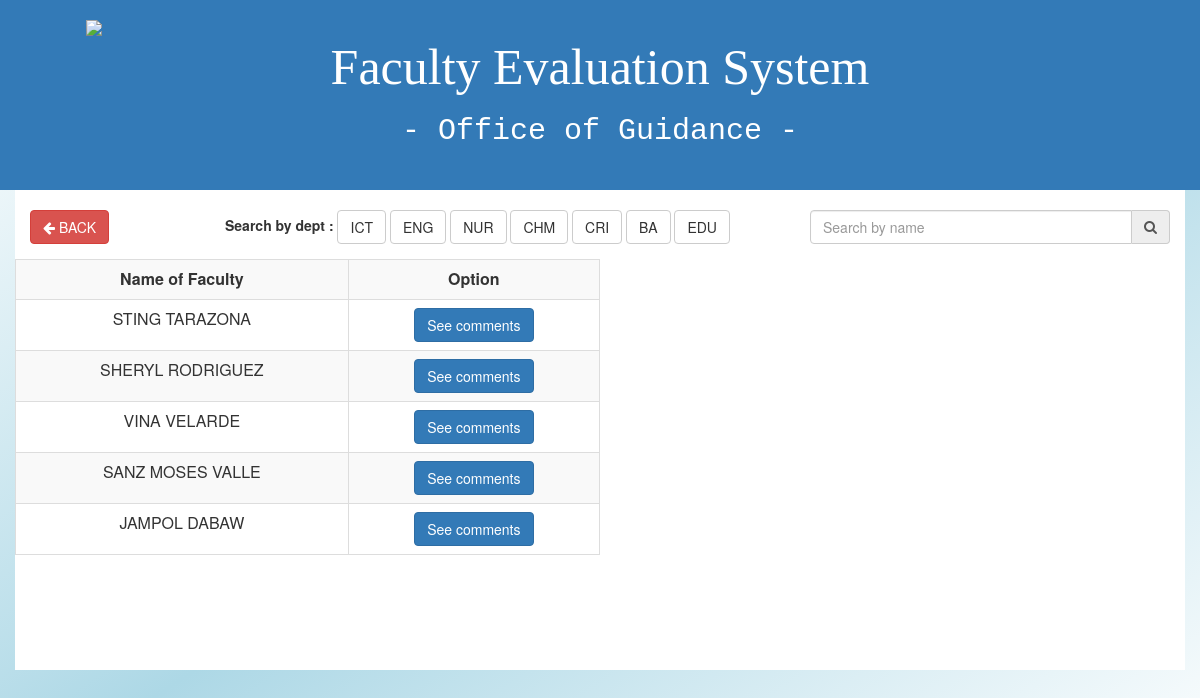
The app's page /comments.php, older data.
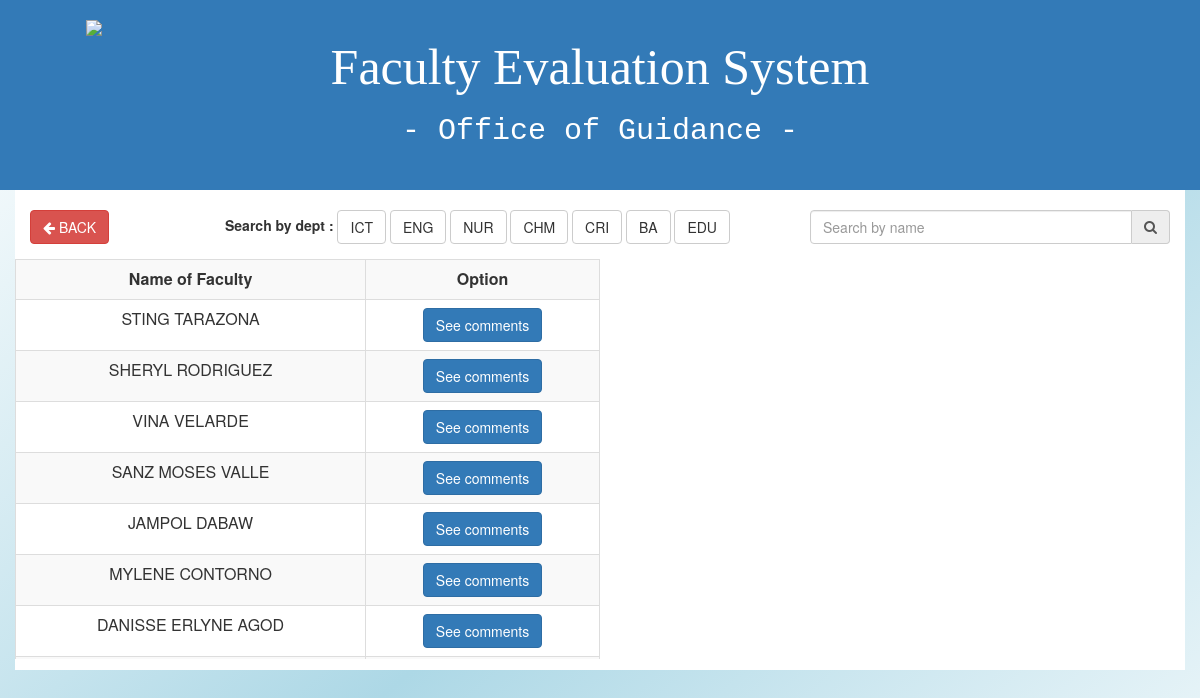
The same page, newer data.
### tables this page shows
CREATE TABLE `overall` (
  `id` int(11) NOT NULL,
  `teacher` varchar(100) NOT NULL,
  `score` int(11) NOT NULL,
  `students` int(11) NOT NULL,
  `grade` varchar(3) NOT NULL,
  `description` varchar(50) NOT NULL
);

### functions/function.php (called while the page is built, shortened)
<?php
 function connect(){
 	$db = new PDO("mysql:host=localhost;dbname=scheduling_system","root","");
 	return $db;
 }
function getoverall(){
  $dbs = connect();
  $query = $dbs->prepare("SELECT * from overall");
  $query->execute();
  return $results = $query->fetchAll(PDO::FETCH_OBJ);
}
?>

### comments.php (the view, shortened to what this page needs)
<?php
include 'functions/function.php';
$results = getoverall();
 ?>
<html>
<head>
<link href="style/bootstrap.min.css" rel="stylesheet">
<link rel="stylesheet" href="style/css/font-awesome.min.css" type="text/css">
<link href="style/master.css" rel="stylesheet">
</head>
<body style="background:linear-gradient(to bottom right,white,lightblue,white); height:100%">
  <header>
    <div class="container-fluid bg-primary">
      <div class="row">
        <div class="container" style="padding: 20px 0px;">
          <div class="col-md-3">
            <div class="box">
                <img class="img-responsive" src="./images/logo.png">
            </div>
          </div>
          <div class="col-md-6 text-center">
              <h1 class="font"> Faculty Evaluation System </h1>
              <h1 class="font2"> - Office of Guidance - </h1>
          </div>
          <div class="col-md-3"></div>
        </div>
      </div>
    </div>
  </header>
<div class="container bg-white" style="height: 480px;">
  <div class="row">
    <div class="col-md-2">
      <a href="adminrecord.php"><button class="btn btn-danger" type="button" name="button">
        <i class="fa fa-arrow-left"></i> BACK</button>
    </a>
    </div>
    <div class="col-md-6">
      <div class="form-inline pull-left">
        <label for="">Search by dept : </label>
        <a href="comments.php?dept=ict" class="btn btn-default">ICT</a>
        <a href="comments.php?dept=eng" class="btn btn-default">ENG</a>
        <a href="comments.php?dept=nur" class="btn btn-default">NUR</a>
        <a href="comments.php?dept=chm" class="btn btn-default">CHM</a>
        <a href="comments.php?dept=cri" class="btn btn-default">CRI</a>
        <a href="comments.php?dept=ba" class="btn btn-default">BA</a>
        <a href="comments.php?dept=edu" class="btn btn-default">EDU</a>
      </div>
    </div>
    <div class="col-md-4">
      <div class="form-group">
        <form class="input-group" action="#" method="post">
          <input class="form-control" type="text" name="searchname" placeholder="Search by name">
          <span class="input-group-addon"> <i class="fa fa-search"></i>
          </span>
        </form>
      </div>
    </div>
  </div>
  <div class="row">
    <div class="col-md-6">
      <div class="row" style="height: 400px; overflow: auto;"id="divToPrint">
        <table class="table table-responsive table-striped table-bordered text" align="center">
          <tr>
            <th>Name of Faculty</th>
            <th>Option</th>
          </tr>
          <?php foreach($results as $g): ?>
            <tr>
              <td><?php echo $g->teacher ?></td>
              <td><button data-id="<?php echo $g->teacher;?>" type="button" class="btn btn-primary details"
               data-toggle="modal">See comments</button>
             </td>
            </tr>
          <?php endforeach; ?>
        </table>
      </div>
    </div>
    <div class="col-md-6">
      <div class="row" id="comments" style="height: 400px; overflow: auto;" >
      </div>
    </div>
  </div>
</div>
</body>
</html>

Row changes from the older to the newer data that the page shows:
added overall: teacher "MYLENE CONTORNO"
added overall: teacher "DANISSE ERLYNE AGOD"
